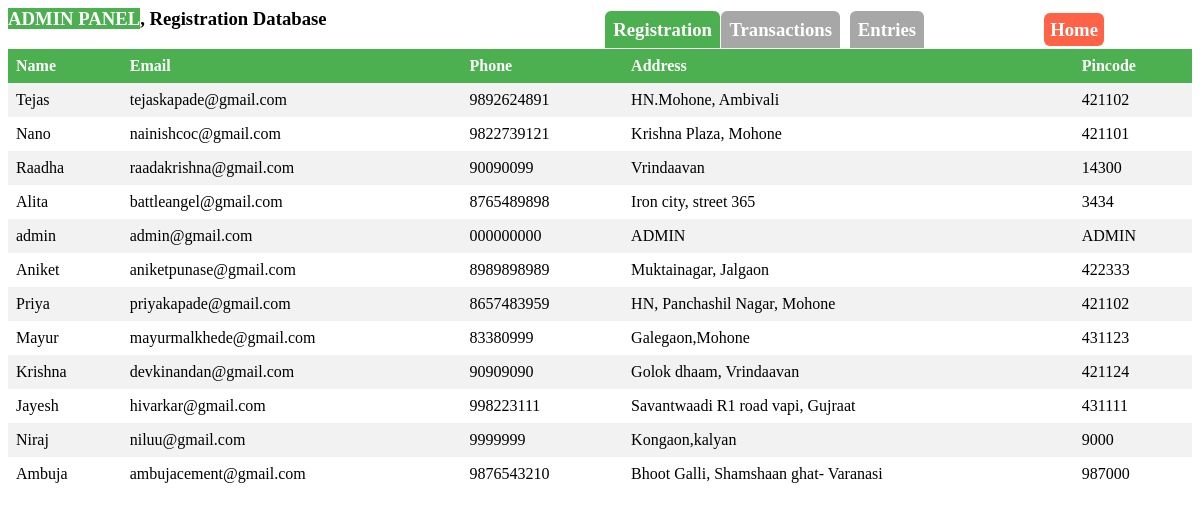
The page /Grocery_Management/admin.php on the database as committed earlier.
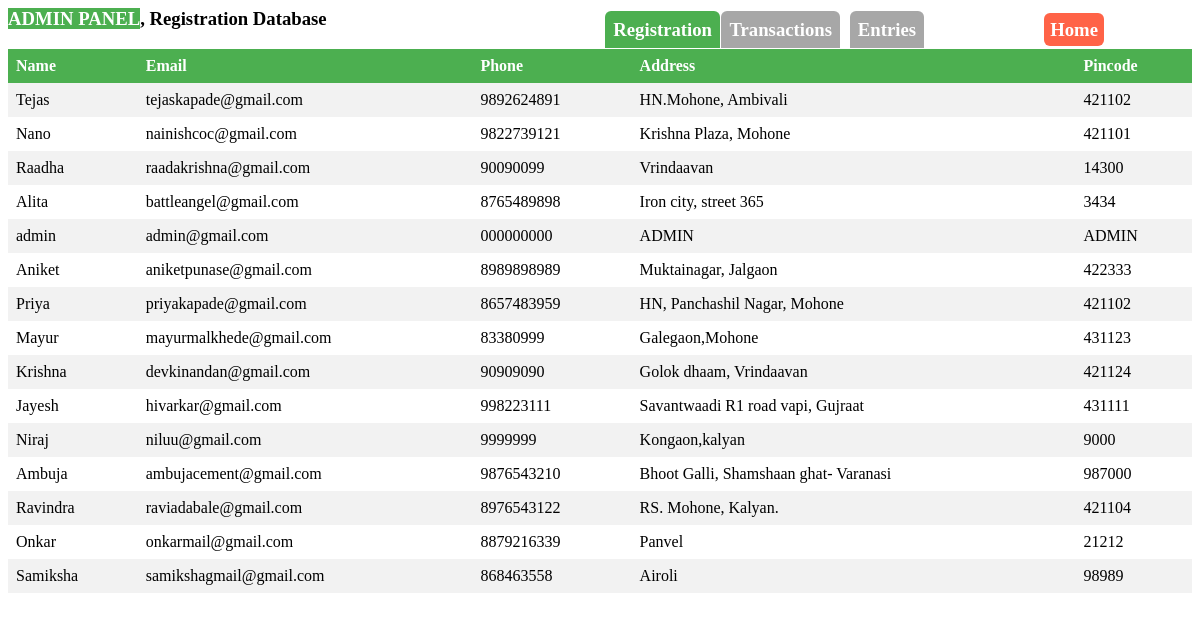
The same page on the database as committed later.
### tables this page shows
CREATE TABLE `register` (
  `NAME` varchar(255) DEFAULT NULL,
  `EMAIL` varchar(255) DEFAULT NULL,
  `PHONE` varchar(255) DEFAULT NULL,
  `ADDRESS` varchar(255) DEFAULT NULL,
  `PINCODE` varchar(255) DEFAULT NULL,
  `PASSWORD` varchar(255) DEFAULT NULL
);

### Grocery_Management/admin.php (the view, shortened to what this page needs)
<?php
$dbHost = 'localhost:3306';
$dbUsername = 'root';
$dbPassword = '989878';
$dbName = 'GROCERY';
$conn = mysqli_connect($dbHost, $dbUsername, $dbPassword, $dbName);
$sql = "SELECT * FROM register";
$result = $conn->query($sql);
echo "<h3> <mark style='background:#4CAF50;color:#fff;'>ADMIN PANEL</mark>, Registration Database </h3>";
echo "<h3 style='right:40%;position:absolute;top:0;'><a href='admin.php' style='background:#4CAF50;color:#fff;border-radius:6px;border-bottom-left-radius:0;border-bottom-right-radius:0;padding:8px;text-decoration:none;'>Registration</a></h3>";
echo "<h3 style='right:30%;position:absolute;top:0;'><a href='transaction.php' style='background:#A7A7A7;color:#fff;border-radius:6px;border-bottom-left-radius:0;border-bottom-right-radius:0;padding:8px;text-decoration:none;'>Transactions</a></h3>";
echo "<h3 style='right:23%;position:absolute;top:0;'><a href='entries.php' style='background:#A7A7A7;color:#fff;border-radius:6px;border-bottom-left-radius:0;border-bottom-right-radius:0;padding:8px;text-decoration:none;'>Entries</a></h3>";
echo "<h3 style='right:8%;position:absolute;top:0;'><a href='index.html' style='background:tomato;color:#fff;border-radius:6px;padding:6px;text-decoration:none;'>Home</a></h3>";
if (mysqli_num_rows($result) > 0) {
    echo "<table>";
    echo "<tr><th>Name</th><th>Email</th><th>Phone</th><th>Address</th><th>Pincode</th>";
    echo "</tr>";
    while ($row = mysqli_fetch_assoc($result)) {
        echo "<tr>";
        echo "<td>" . $row["NAME"] . "</td>";
        echo "<td>" . $row["EMAIL"] . "</td>";
        echo "<td>" . $row["PHONE"] . "</td>";
        echo "<td>" . $row["ADDRESS"] . "</td>";
        echo "<td>" . $row["PINCODE"] . "</td>";
        echo "</tr>";
    }
    echo "</table>";
} else {
    echo "No data found.";
}
?>

Rows that differ between the two databases and show on the page:
added register: NAME "Ravindra", EMAIL "raviadabale@gmail.com", PHONE "8976543122", ADDRESS "RS. Mohone, Kalyan.", PINCODE "421104"
added register: NAME "Onkar", EMAIL "onkarmail@gmail.com", PHONE "8879216339", ADDRESS "Panvel", PINCODE "21212"
added register: NAME "Samiksha", EMAIL "samikshagmail@gmail.com", PHONE "868463558", ADDRESS "Airoli", PINCODE "98989"
